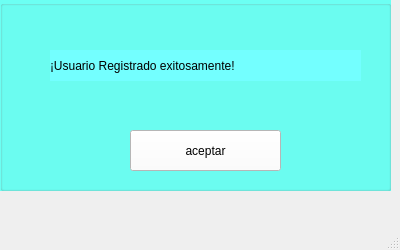
<?xml version="1.0" encoding="UTF-8"?>
<ui version="4.0">
 <class>MainWindow</class>
 <widget class="QMainWindow" name="MainWindow">
  <property name="geometry">
   <rect>
    <x>0</x>
    <y>0</y>
    <width>400</width>
    <height>250</height>
   </rect>
  </property>
  <property name="minimumSize">
   <size>
    <width>400</width>
    <height>250</height>
   </size>
  </property>
  <property name="maximumSize">
   <size>
    <width>400</width>
    <height>250</height>
   </size>
  </property>
  <property name="windowTitle">
   <string>MainWindow</string>
  </property>
  <widget class="QWidget" name="centralwidget">
   <widget class="QGroupBox" name="groupBox">
    <property name="geometry">
     <rect>
      <x>0</x>
      <y>0</y>
      <width>391</width>
      <height>191</height>
     </rect>
    </property>
    <property name="styleSheet">
     <string notr="true">background-color: rgb(255, 255, 255);
background-color: rgb(108, 255, 243);</string>
    </property>
    <property name="title">
     <string/>
    </property>
    <widget class="QLabel" name="label">
     <property name="geometry">
      <rect>
       <x>50</x>
       <y>50</y>
       <width>311</width>
       <height>31</height>
      </rect>
     </property>
     <property name="styleSheet">
      <string notr="true">font: 12pt &quot;MS Shell Dlg 2&quot;;
background-color: rgb(115, 255, 255);
gridline-color: rgb(62, 246, 255);
border-color: rgb(35, 244, 255);</string>
     </property>
     <property name="text">
      <string>¡Usuario Registrado exitosamente!</string>
     </property>
    </widget>
    <widget class="QPushButton" name="boton_aceptar">
     <property name="geometry">
      <rect>
       <x>130</x>
       <y>130</y>
       <width>151</width>
       <height>41</height>
      </rect>
     </property>
     <property name="styleSheet">
      <string notr="true">background-color: rgb(255, 255, 255);</string>
     </property>
     <property name="text">
      <string>aceptar</string>
     </property>
    </widget>
   </widget>
  </widget>
  <widget class="QMenuBar" name="menubar">
   <property name="geometry">
    <rect>
     <x>0</x>
     <y>0</y>
     <width>400</width>
     <height>26</height>
    </rect>
   </property>
  </widget>
  <widget class="QStatusBar" name="statusbar"/>
 </widget>
 <resources/>
 <connections/>
</ui>
